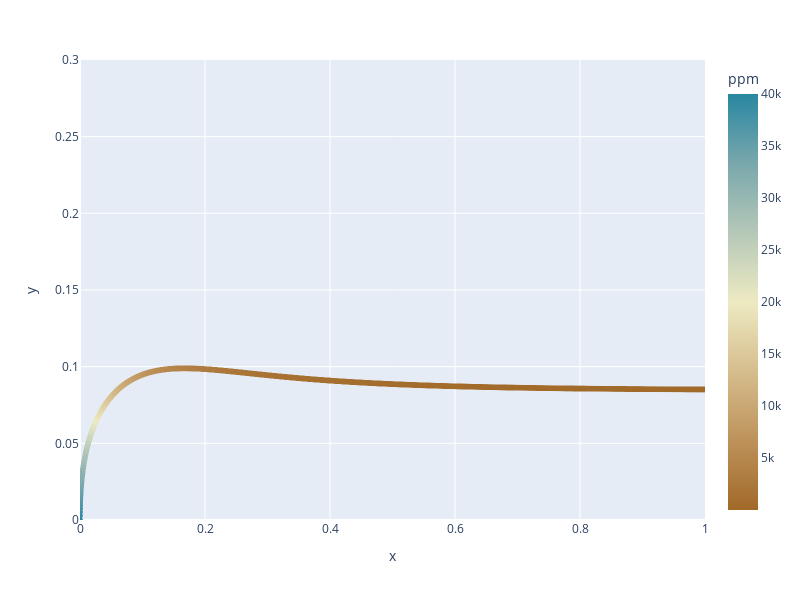

Notebook source saved alongside this figure:
### Code cell
sim_data = transform_pd(sim_jet(Total_time=TIME,delta_t=DELTA_T,k=K,U=U[0],U_origin=[0,EXHALE[0]]))
fig = px.scatter(sim_data, x="x", y="y",color='ppm',color_continuous_scale='earth',
                 range_x=[0,1],range_y=[0,0.3],width=800, height=600)
fig.show()

### Figure 1 — Plotly figure (JSON) as saved in the notebook; plotly's stock layout.template omitted (floating-point values rounded to 4 significant figures; data arrays with more than 128 entries replaced by an {"elided": "..."} marker saying what was removed)
{"data": [{"hovertemplate": "x=%{x}<br>y=%{y}<br>ppm=%{marker.color}<extra></extra>", "legendgroup": "", "marker": {"color": {"elided": "4001 float values"}, "coloraxis": "coloraxis", "symbol": "circle"}, "mode": "markers", "name": "", "showlegend": false, "type": "scattergl", "x": {"elided": "4001 float values"}, "xaxis": "x", "y": {"elided": "4001 float values"}, "yaxis": "y"}], "layout": {"coloraxis": {"colorbar": {"title": {"text": "ppm"}}, "colorscale": [[0, "rgb(161, 105, 40)"], [0.1667, "rgb(189, 146, 90)"], [0.3333, "rgb(214, 189, 141)"], [0.5, "rgb(237, 234, 194)"], [0.6667, "rgb(181, 200, 184)"], [0.8333, "rgb(121, 167, 172)"], [1, "rgb(40, 135, 161)"]]}, "height": 600, "legend": {"tracegroupgap": 0}, "margin": {"t": 60}, "width": 800, "xaxis": {"anchor": "y", "domain": [0, 1], "range": [0, 1], "title": {"text": "x"}}, "yaxis": {"anchor": "x", "domain": [0, 1], "range": [0, 0.3], "title": {"text": "y"}}}}
